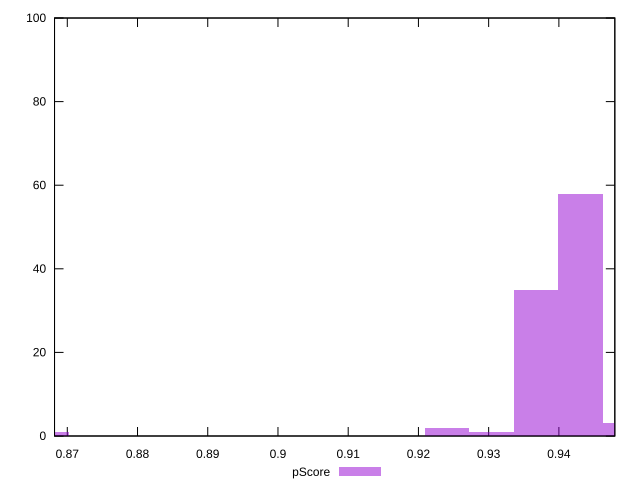

Write gnuplot code to recreate this figure.
reset

$pScore <<EOF
0.8671223392354083 1
0.9430746609202615 58
0.9367453007798571 35
0.9304159406394527 1
0.9240865804990482 2
0.949404021060666 3
EOF

set key outside below
set boxwidth 0.00632936014040444
set xrange [0.8681832591172627:0.9479653535296508]
set yrange [0:100]
set trange [0:100]
set style fill transparent solid 0.5 noborder
set terminal svg size 640, 490 enhanced background rgb 'white'
set output "reports/report_00032_2021-02-25T10-28-15.087Z/mainthread-work-breakdown/samples/music/pScore/histogram.svg"

plot $pScore title "pScore" with boxes

reset
